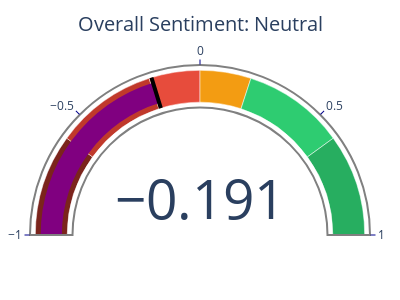
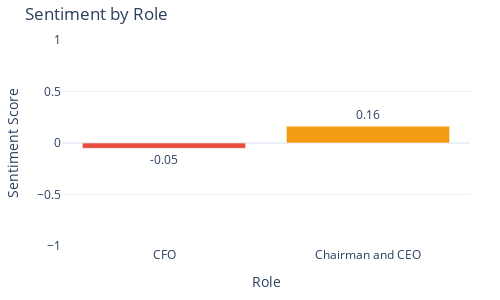
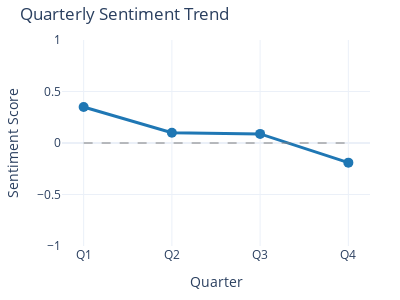
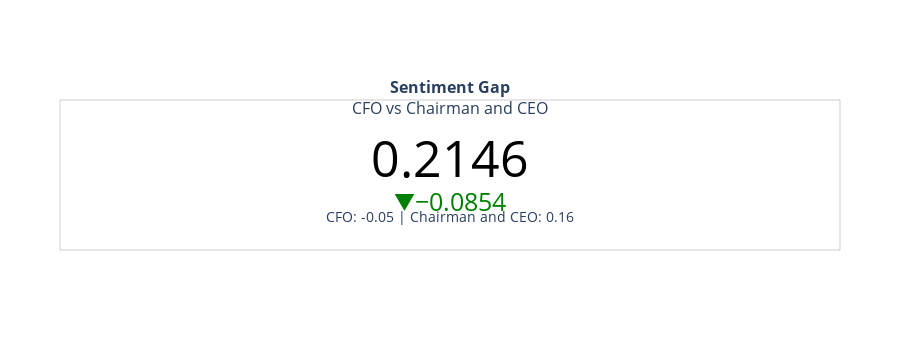

Source (notebook cell) for these figures, in order:
### Code cell
bank_name = "JPMorgan Chase"
year = 2024

sentiment_data = get_sentiment_data(DB_PATH, bank_name, year)

print(f"Successfully retrieved sentiment data for {bank_name} in {year}")
print(f"Latest quarter: {sentiment_data['latest_quarter']}")
print(f"Overall sentiment: {sentiment_data['overall_sentiment']:.2f}")
print(f"Roles with sentiment data: {list(sentiment_data['role_sentiments'].keys())}")

# Create figures using real data
gauge_fig = create_sentiment_gauge(sentiment_data["overall_sentiment"])
bar_fig = create_sentiment_by_role_chart(sentiment_data["role_sentiments"])
line_fig = create_quarterly_sentiment_chart(sentiment_data["quarterly_sentiments"])
gap_fig = create_sentiment_gap_card(sentiment_data["sentiment_gap"])

# Display the figures
gauge_fig.show()
bar_fig.show()
line_fig.show()
gap_fig.show()

### Figure 1 — Plotly figure (JSON) as saved in the notebook; plotly's stock layout.template omitted (floating-point values rounded to 4 significant figures)
{"data": [{"gauge": {"axis": {"range": [-1, 1], "tickcolor": "darkblue", "tickwidth": 1}, "bar": {"color": "purple"}, "bgcolor": "white", "bordercolor": "gray", "borderwidth": 2, "steps": [{"color": "#7b241c", "line": {"color": "white", "width": 0.5}, "range": [-1, -0.6], "thickness": 0.75}, {"color": "#c0392b", "line": {"color": "white", "width": 0.5}, "range": [-0.6, -0.2], "thickness": 0.75}, {"color": "#e74c3c", "line": {"color": "white", "width": 0.5}, "range": [-0.2, 0], "thickness": 0.75}, {"color": "#f39c12", "line": {"color": "white", "width": 0.5}, "range": [0, 0.2], "thickness": 0.75}, {"color": "#2ecc71", "line": {"color": "white", "width": 0.5}, "range": [0.2, 0.6], "thickness": 0.75}, {"color": "#27ae60", "line": {"color": "white", "width": 0.5}, "range": [0.6, 1], "thickness": 0.75}], "threshold": {"line": {"color": "black", "width": 4}, "thickness": 0.75, "value": -0.1906}}, "mode": "gauge+number", "title": {"text": "Overall Sentiment: Neutral"}, "type": "indicator", "value": -0.1906}], "layout": {"height": 300, "margin": {"b": 30, "l": 30, "r": 30, "t": 30}, "width": 400}}

### Figure 2 — Plotly figure (JSON) as saved in the notebook; plotly's stock layout.template omitted (floating-point values rounded to 4 significant figures)
{"data": [{"marker": {"color": ["#e74c3c", "#f39c12"]}, "text": ["-0.05", "0.16"], "textposition": "auto", "type": "bar", "x": ["CFO", "Chairman and CEO"], "y": [-0.05165, 0.163]}], "layout": {"height": 300, "margin": {"b": 30, "l": 40, "r": 30, "t": 40}, "title": {"text": "Sentiment by Role"}, "width": 500, "xaxis": {"title": {"text": "Role"}}, "yaxis": {"range": [-1, 1], "title": {"text": "Sentiment Score"}}}}

### Figure 3 — Plotly figure (JSON) as saved in the notebook; plotly's stock layout.template omitted (floating-point values rounded to 4 significant figures)
{"data": [{"line": {"color": "#1f77b4", "width": 3}, "marker": {"color": "#1f77b4", "size": 10}, "mode": "lines+markers", "type": "scatter", "x": ["Q1", "Q2", "Q3", "Q4"], "y": [0.3495, 0.09985, 0.08832, -0.1906]}], "layout": {"height": 300, "margin": {"b": 30, "l": 40, "r": 30, "t": 40}, "shapes": [{"line": {"color": "gray", "dash": "dash", "width": 1}, "type": "line", "x0": "Q1", "x1": "Q4", "y0": 0, "y1": 0}], "title": {"text": "Quarterly Sentiment Trend"}, "width": 400, "xaxis": {"title": {"text": "Quarter"}}, "yaxis": {"range": [-1, 1], "title": {"text": "Sentiment Score"}}}}

### Figure 4 — Plotly figure (JSON) as saved in the notebook; plotly's stock layout.template omitted (floating-point values rounded to 4 significant figures)
{"data": [{"delta": {"decreasing": {"color": "green"}, "increasing": {"color": "red"}, "reference": 0.3}, "mode": "number+delta", "number": {"font": {"color": "black", "size": 50}}, "title": {"font": {"size": 16}, "text": "<b>Sentiment Gap</b><br>CFO vs Chairman and CEO"}, "type": "indicator", "value": 0.2146}], "layout": {"annotations": [{"font": {"size": 14}, "showarrow": false, "text": "CFO: -0.05 | Chairman and CEO: 0.16", "x": 0.5, "xref": "paper", "y": 0.15, "yref": "paper"}], "height": 350, "margin": {"b": 100, "l": 60, "r": 60, "t": 100}, "paper_bgcolor": "white", "plot_bgcolor": "white", "shapes": [{"line": {"color": "rgba(0,0,0,0.2)", "width": 1}, "type": "rect", "x0": 0, "x1": 1, "xref": "paper", "y0": 0, "y1": 1, "yref": "paper"}]}}
